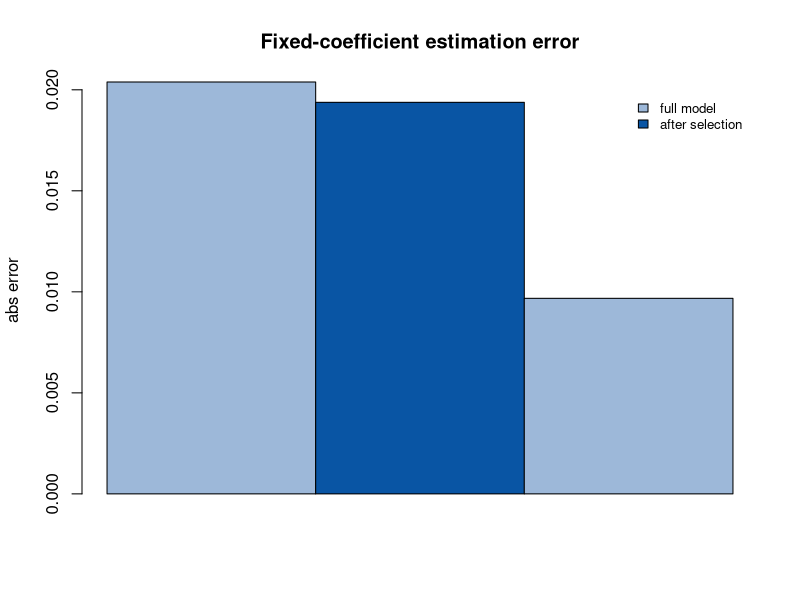

Source code (R):
## ---- chunk 1
set.seed(2026)
n <- 200
u <- runif(n); v <- runif(n); tt <- runif(n)
x1 <- rnorm(n); x2 <- rnorm(n); x3 <- rnorm(n)
a_true <- c(1, -0.5, 0)              # 第三个固定系数为 0（无关变量）
b_true <- 2 + u                       # 变系数（空间函数）
y <- a_true[1] * x1 + a_true[2] * x2 + a_true[3] * x3 + b_true * x3 + rnorm(n, sd = 0.5)

# 时空距离与 Gauss 核权重（固定窗宽）
st_dist <- function(i, j) sqrt(1.0 * (u[i] - u[j])^2 + 1.0 * (v[i] - v[j])^2 + 0.5 * (tt[i] - tt[j])^2)
h <- 0.4
W <- matrix(0, n, n)
for (j in 1:n) W[, j] <- exp(-(sapply(1:n, function(i) st_dist(i, j)))^2 / h^2)

# 两步估计：① 局部加权估计变系数 b(u_j)（一阶局部常数拟合）
b_hat <- sapply(1:n, function(j) {
  w <- W[, j]
  sum(w * x3 * (y - a_true[1] * x1 - a_true[2] * x2)) / sum(w * x3^2)
})
# ② 固定系数加权最小二乘（全模型：含无关变量）
yt <- y - b_hat * x3
Xf <- cbind(x1, x2, x3)
a_hat_full <- solve(t(Xf) %*% Xf, t(Xf) %*% yt)
# ③ 剔除无关变量后的估计
Xf2 <- cbind(x1, x2)
a_hat_sel <- solve(t(Xf2) %*% Xf2, t(Xf2) %*% yt)
## ---- chunk 2
cat("true a =", a_true[1:2], "\n")
cat("full model a =", round(a_hat_full[1:2], 3),
    "  RMSE =", round(sqrt(mean((a_hat_full[1:2] - a_true[1:2])^2)), 3), "\n")
cat("after selection a =", round(a_hat_sel, 3),
    "  RMSE =", round(sqrt(mean((a_hat_sel - a_true[1:2])^2)), 3), "\n")
barplot(rbind(Full = abs(a_hat_full[1:2] - a_true[1:2]),
              Selected = abs(a_hat_sel - a_true[1:2])),
        beside = TRUE, col = c("#9db8d9", "#0955a4"),
        main = "Fixed-coefficient estimation error", ylab = "abs error",
        legend.text = c("full model", "after selection"),
        args.legend = list(bty = "n", cex = 0.8))
